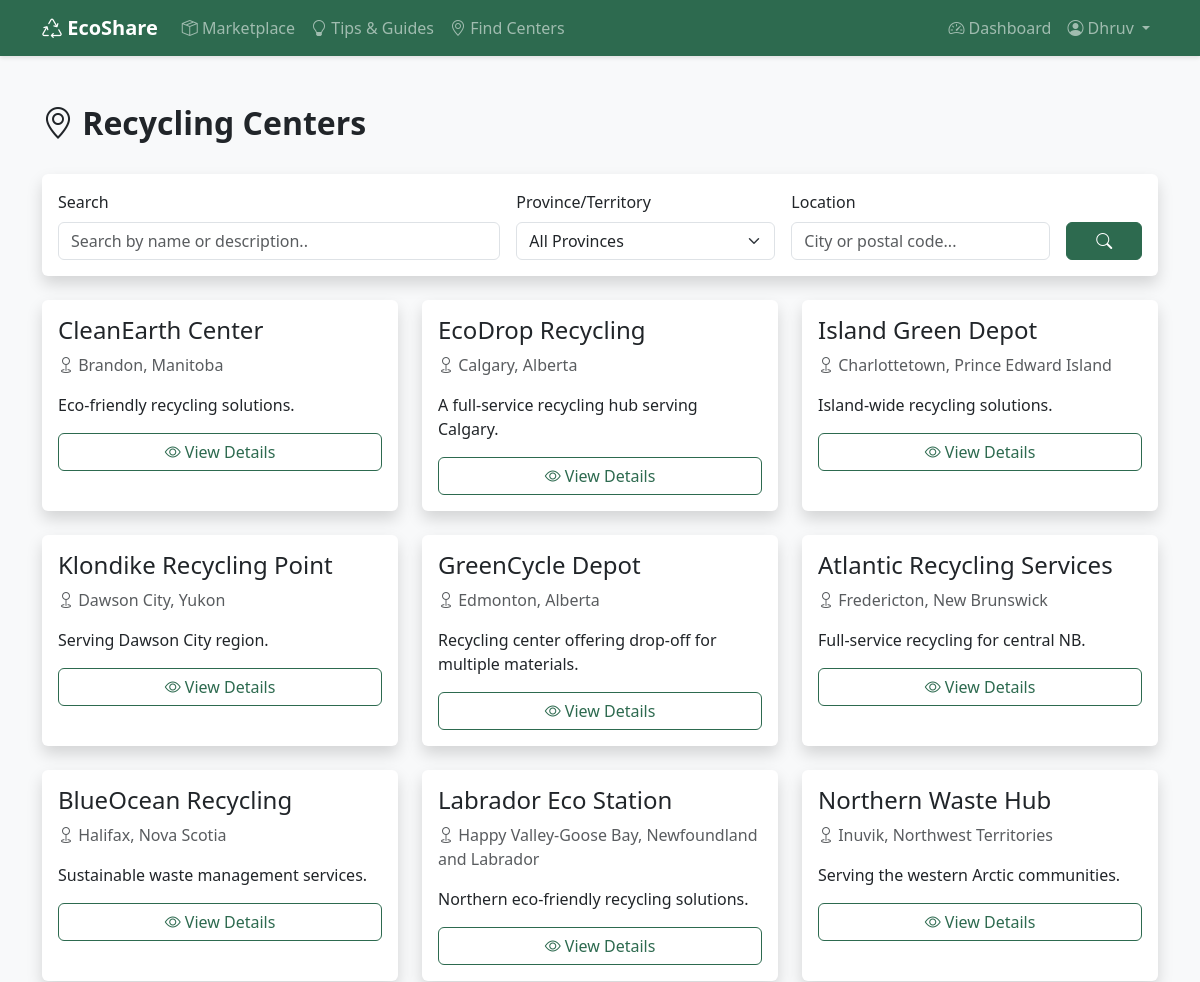
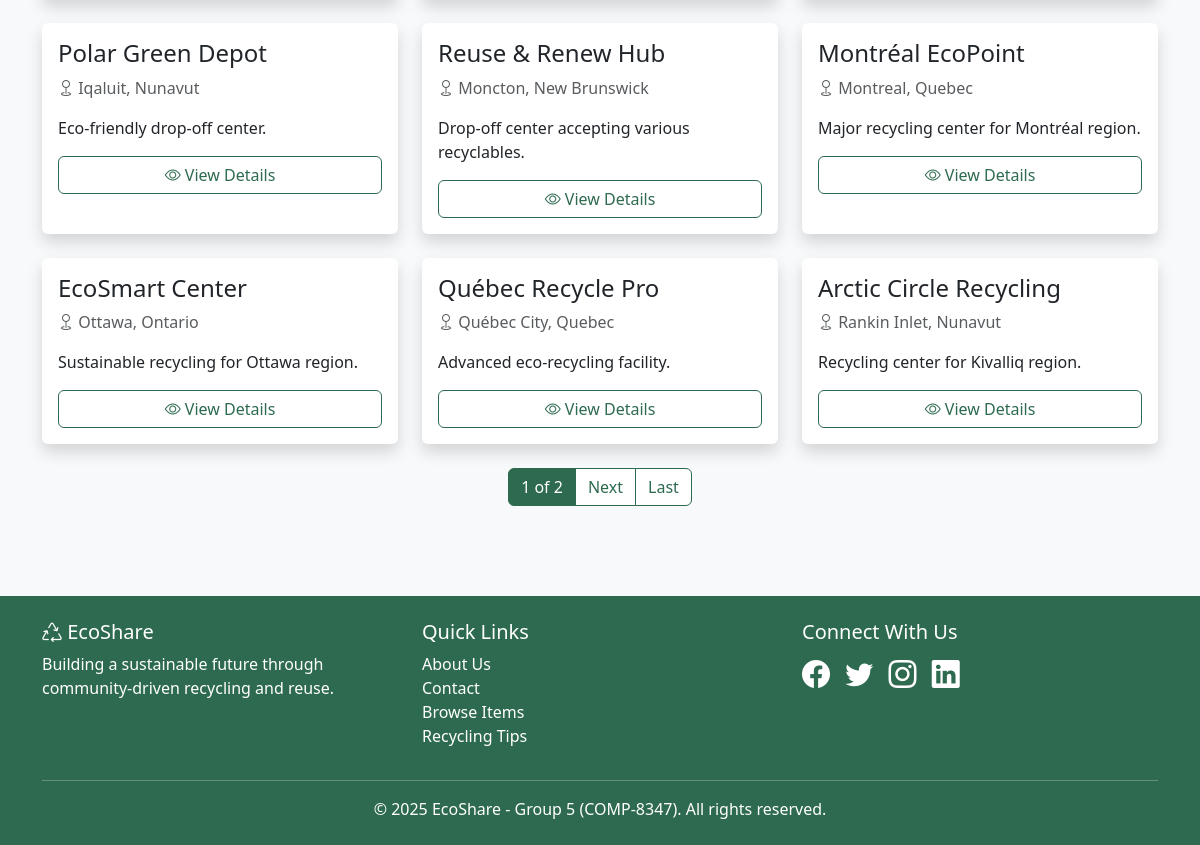
Page /centers/ (signed in) on the committed database (2 pictures, top to bottom).
### centers/models.py (models this page shows, shortened)
class RecyclingCenter(models.Model):
    MATERIAL_CHOICES = [
        ('paper', 'Paper'),
        ('plastic', 'Plastic'),
        ('glass', 'Glass'),
        ('metal', 'Metal'),
        ('electronics', 'Electronics'),
        ('batteries', 'Batteries'),
        ('textiles', 'Textiles'),
        ('organic', 'Organic Waste'),
        ('hazardous', 'Hazardous Materials'),
    ]
    name = models.CharField(max_length=200)
    slug = models.SlugField(max_length=200, unique=True, blank=True)
    description = models.TextField()
    address = models.CharField(max_length=300)
    city = models.CharField(max_length=100)
    state = models.CharField(
        max_length=2,
        choices=CANADIAN_PROVINCES,
        help_text='Select province/territory'
    )
    zipcode = models.CharField(max_length=20)
    country = models.CharField(max_length=100, default='Canada')
    phone = models.CharField(max_length=20, blank=True)
    email = models.EmailField(blank=True)
    website = models.URLField(blank=True)
    latitude = models.DecimalField(max_digits=9, decimal_places=6, null=True, blank=True)
    longitude = models.DecimalField(max_digits=9, decimal_places=6, null=True, blank=True)
    monday_hours = models.CharField(max_length=50, blank=True, default='Closed')
    tuesday_hours = models.CharField(max_length=50, blank=True, default='Closed')
    wednesday_hours = models.CharField(max_length=50, blank=True, default='Closed')
    thursday_hours = models.CharField(max_length=50, blank=True, default='Closed')
    friday_hours = models.CharField(max_length=50, blank=True, default='Closed')
    saturday_hours = models.CharField(max_length=50, blank=True, default='Closed')
    sunday_hours = models.CharField(max_length=50, blank=True, default='Closed')
    accepts_dropoff = models.BooleanField(default=True)
    offers_pickup = models.BooleanField(default=False)
    accepts_donations = models.BooleanField(default=False)
    is_verified = models.BooleanField(default=False)
    created_at = models.DateTimeField(auto_now_add=True)
    updated_at = models.DateTimeField(auto_now=True)
    class Meta:
        ordering = ['city', 'name']
        indexes = [
            models.Index(fields=['city']),
            models.Index(fields=['state']),
            models.Index(fields=['zipcode']),
        ]

### centers/views.py (the view, shortened to what this page needs)
# urls.py: path('', views.RecyclingCenterListView.as_view(), name='center_list'),
class RecyclingCenterListView(LoginRequiredMixin, ListView):
    login_url = 'accounts:login'
    model = RecyclingCenter
    template_name = 'centers/center_list.html'
    context_object_name = 'centers'
    paginate_by = 15
    def get_queryset(self):
        queryset = RecyclingCenter.objects.all()
        search_query = self.request.GET.get('q', '')
        city = self.request.GET.get('city', '')
        if city:
            queryset = queryset.filter(city__icontains=city)
        state = self.request.GET.get('state', '')
        if state:
            queryset = queryset.filter(state=state.upper())
        zipcode = self.request.GET.get('zipcode', '')
        if zipcode:
            queryset = queryset.filter(zipcode__icontains=zipcode)
        if self.request.GET.get('dropoff') == 'on':
            queryset = queryset.filter(accepts_dropoff=True)
        if self.request.GET.get('pickup') == 'on':
            queryset = queryset.filter(offers_pickup=True)
        if self.request.GET.get('donations') == 'on':
            queryset = queryset.filter(accepts_donations=True)
        return queryset
    def get_context_data(self, **kwargs):
        context = super().get_context_data(**kwargs)
        context['search_query'] = self.request.GET.get('q', '')
        context['selected_city'] = self.request.GET.get('city', '')
        context['selected_state'] = self.request.GET.get('state', '')
        context['selected_zipcode'] = self.request.GET.get('zipcode', '')
        context['material_choices'] = RecyclingCenter.MATERIAL_CHOICES
        context['canadian_provinces'] = CANADIAN_PROVINCES
        all_centers = RecyclingCenter.objects.all()
        context['cities'] = all_centers.values_list('city', flat=True).distinct().order_by('city')
        return context

### templates/centers/center_list.html (shortened to what this page needs)
{% extends "base.html" %}
{% block content %}
<div class="container mt-4">
    <div class="d-flex justify-content-between align-items-center mb-4">
        <h2 class="fw-bold">
            <i class="bi bi-geo-alt"></i> Recycling Centers
        </h2>
    </div>
    <div class="card shadow mb-4">
        <div class="card-body">
            <form method="get" action="{% url 'centers:center_search' %}">
                <div class="row g-3">
                    <div class="col-md-5">
                        <label for="searchQuery" class="form-label">Search</label>
                        <input type="text"
                               name="q"
                               id="searchQuery"
                               class="form-control"
                               placeholder="Search by name or description.."
                               value="{{ query }}">
                    </div>
                    <div class="col-md-3">
                        <label for="stateSelect" class="form-label">Province/Territory</label>
                        <select name="state" id="stateSelect" class="form-select">
                            <option value="">All Provinces</option>
                        </select>
                    </div>
                    <div class="col-md-3">
                        <label for="locationInput" class="form-label">Location</label>
                        <input type="text"
                               name="location"
                               id="locationInput"
                               class="form-control"
                               placeholder="City or postal code..."
                               value="{{ location }}">
                    </div>
                    <div class="col-md-1 d-flex align-items-end">
                        <button type="submit" class="btn btn-primary w-100">
                            <i class="bi bi-search"></i>
                        </button>
                    </div>
                </div>
            </form>
        </div>
    </div>
    <div class="row">
        {% for center in centers %}
        <div class="col-md-4 mb-4">
            <div class="card shadow h-100">
                <div class="card-body">
                    <h4 class="card-title">{{ center.name }}</h4>
                    <p class="text-muted">
                        <i class="bi bi-geo"></i> {{ center.city }}, {{ center.get_state_display }}
                    </p>
                    <p>{{ center.description|truncatechars:100 }}</p>
                    <a href="{% url 'centers:center_detail' center.slug %}"
                       class="btn btn-outline-primary w-100 mt-auto">
                        <i class="bi bi-eye"></i> View Details
                    </a>
                </div>
            </div>
        </div>
        {% endfor %}
    </div>
    {% if is_paginated %}
    <nav aria-label="Page navigation">
        <ul class="pagination justify-content-center">
            <li class="page-item active">
                <span class="page-link">{{ page_obj.number }} of {{ page_obj.paginator.num_pages }}</span>
            </li>
            {% if page_obj.has_next %}
            <li class="page-item">
                <a class="page-link" href="?page={{ page_obj.next_page_number }}{% if request.GET.q %}&q={{ request.GET.q }}{% endif %}{% if request.GET.state %}&state={{ request.GET.state }}{% endif %}">Next</a>
            </li>
            <li class="page-item">
                <a class="page-link" href="?page={{ page_obj.paginator.num_pages }}{% if request.GET.q %}&q={{ request.GET.q }}{% endif %}{% if request.GET.state %}&state={{ request.GET.state }}{% endif %}">Last</a>
            </li>
            {% endif %}
        </ul>
    </nav>
    {% endif %}
</div>
{% endblock %}

### templates/base.html (shortened to what this page needs)
<!DOCTYPE html>
<html lang="en">
<head>
    <link href="https://cdn.jsdelivr.net/npm/bootstrap@5.3.0/dist/css/bootstrap.min.css" rel="stylesheet">
    <link rel="stylesheet" href="https://cdn.jsdelivr.net/npm/bootstrap-icons@1.10.0/font/bootstrap-icons.css">
</head>
<body>
    <nav class="navbar navbar-expand-lg navbar-dark">
        <div class="container">
            <a class="navbar-brand fw-bold" href="{% url 'core:home' %}">
                <i class="bi bi-recycle"></i> EcoShare
            </a>
            <div class="collapse navbar-collapse" id="navbarNav">
                <ul class="navbar-nav me-auto">
                    <li class="nav-item">
                        <a class="nav-link" href="{% url 'items:item_list' %}">
                            <i class="bi bi-box-seam"></i> Marketplace
                         </a>
                    </li>
                    <li class="nav-item">
                        <a class="nav-link" href="{% url 'tips:tip_list' %}">
                            <i class="bi bi-lightbulb"></i> Tips & Guides
                        </a>
                    </li>
                    <li class="nav-item">
                        <a class="nav-link" href="{% url 'centers:center_list' %}">
                            <i class="bi bi-geo-alt"></i> Find Centers
                        </a>
                    </li>
                </ul>
                <ul class="navbar-nav">
                    {% if user.is_authenticated %}
                        <li class="nav-item">
                            <a class="nav-link" href="{% url 'core:dashboard' %}">
                                <i class="bi bi-speedometer2"></i> Dashboard
                            </a>
                        </li>
                        <li class="nav-item dropdown">
                            <a class="nav-link dropdown-toggle" href="#" id="userDropdown" role="button"
                                data-bs-toggle="dropdown" aria-expanded="false">
                                <i class="bi bi-person-circle"></i> {{ user.username }}
                            </a>
                        </li>
                    {% endif %}
                </ul>
            </div>
        </div>
    </nav>
    <main class="py-4">
        {% block content %}{% endblock %}
    </main>
    <footer class="py-4">
        <div class="container">
            <div class="row">
                <div class="col-md-4">
                    <h5><i class="bi bi-recycle"></i> EcoShare</h5>
                    <p>Building a sustainable future through community-driven recycling and reuse.</p>
                </div>
                <div class="col-md-4">
                    <h5>Quick Links</h5>
                    <ul class="list-unstyled">
                        <li><a href="{% url 'core:about' %}" class="text-white text-decoration-none">About Us</a></li>
                        <li><a href="{% url 'core:contact' %}" class="text-white text-decoration-none">Contact</a></li>
                        <li><a href="{% url 'items:item_list' %}" class="text-white text-decoration-none">Browse Items</a></li>
                        <li><a href="{% url 'tips:tip_list' %}" class="text-white text-decoration-none">Recycling Tips</a></li>
                    </ul>
                </div>
                <div class="col-md-4">
                    <h5>Connect With Us</h5>
                    <div class="fs-3">
                        <i class="bi bi-facebook me-2"></i>
                        <i class="bi bi-twitter me-2"></i>
                        <i class="bi bi-instagram me-2"></i>
                        <i class="bi bi-linkedin"></i>
                    </div>
                </div>
            </div>
            <hr class="bg-white">
            <div class="text-center">
                <p class="mb-0">&copy; 2025 EcoShare - Group 5 (COMP-8347). All rights reserved.</p>
            </div>
        </div>
    </footer>
</body>
</html>

### templates/base.html (style rules this page uses)
:root { --primary-green: #2d6a4f; --secondary-green: #52b788; --light-green: #95d5b2; --bg-cream: #f8f9fa; }
body { font-family: 'Segoe UI', Tahoma, Geneva, Verdana, sans-serif; background-color: var(--bg-cream); }
.navbar { background-color: var(--primary-green) !important; box-shadow: 0 2px 4px rgba(0,0,0,0.1); }
.btn-primary { background-color: var(--primary-green); border-color: var(--primary-green); }
.btn-outline-primary { color: var(--primary-green); border-color: var(--primary-green); }
.card { border: none; box-shadow: 0 2px 8px rgba(0,0,0,0.1); transition: transform 0.3s; }
.pagination .page-link { color: var(--primary-green) !important; border-color: var(--primary-green) !important; }
.pagination .page-item.active .page-link { background-color: var(--primary-green) !important; border-color: var(--primary-green) !important; color: white !important; }
footer { background-color: var(--primary-green); color: white; margin-top: 50px; }

### rows in the picture
RecyclingCenter: name "CleanEarth Center", city "Brandon", state "Manitoba", description "Eco-friendly recycling solutions."
RecyclingCenter: name "EcoDrop Recycling", city "Calgary", state "Alberta", description "A full-service recycling hub serving Calgary."
RecyclingCenter: name "Island Green Depot", city "Charlottetown", state "Prince Edward Island", description "Island-wide recycling solutions."
RecyclingCenter: name "Klondike Recycling Point", city "Dawson City", state "Yukon", description "Serving Dawson City region."
RecyclingCenter: name "GreenCycle Depot", city "Edmonton", state "Alberta", description "Recycling center offering drop-off for multiple materials."
RecyclingCenter: name "Atlantic Recycling Services", city "Fredericton", state "New Brunswick", description "Full-service recycling for central NB."
RecyclingCenter: name "BlueOcean Recycling", city "Halifax", state "Nova Scotia", description "Sustainable waste management services."
RecyclingCenter: name "Labrador Eco Station", city "Happy Valley-Goose Bay", state "Newfoundland and Labrador", description "Northern eco-friendly recycling solutions."
RecyclingCenter: name "Northern Waste Hub", city "Inuvik", state "Northwest Territories", description "Serving the western Arctic communities."
RecyclingCenter: name "Polar Green Depot", city "Iqaluit", state "Nunavut", description "Eco-friendly drop-off center."
RecyclingCenter: name "Reuse & Renew Hub", city "Moncton", state "New Brunswick", description "Drop-off center accepting various recyclables."
RecyclingCenter: name "Montréal EcoPoint", city "Montreal", state "Quebec", description "Major recycling center for Montréal region."
RecyclingCenter: name "EcoSmart Center", city "Ottawa", state "Ontario", description "Sustainable recycling for Ottawa region."
RecyclingCenter: name "Québec Recycle Pro", city "Québec City", state "Quebec", description "Advanced eco-recycling facility."
RecyclingCenter: name "Arctic Circle Recycling", city "Rankin Inlet", state "Nunavut", description "Recycling center for Kivalliq region."

### other values in the picture
{{ user.username }} "Dhruv"
{{ page_obj.number }} "1"
{{ page_obj.paginator.num_pages }} "2"
